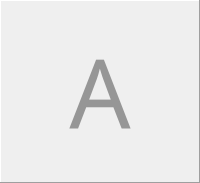
<?xml version="1.0" encoding="UTF-8"?>
<ui version="4.0">
 <class>DialogToolTip</class>
 <widget class="QDialog" name="DialogToolTip">
  <property name="geometry">
   <rect>
    <x>0</x>
    <y>0</y>
    <width>200</width>
    <height>183</height>
   </rect>
  </property>
  <property name="windowTitle">
   <string>Dialog</string>
  </property>
  <layout class="QGridLayout" name="gridLayout">
   <property name="margin">
    <number>0</number>
   </property>
   <property name="spacing">
    <number>0</number>
   </property>
   <item row="0" column="0">
    <widget class="QLabel" name="label">
     <property name="font">
      <font>
       <family>黑体</family>
       <pointsize>72</pointsize>
       <weight>50</weight>
       <italic>false</italic>
       <bold>false</bold>
      </font>
     </property>
     <property name="styleSheet">
      <string notr="true">font: 72pt &quot;黑体&quot;;
color: rgb(150, 150, 150);</string>
     </property>
     <property name="frameShape">
      <enum>QFrame::Panel</enum>
     </property>
     <property name="frameShadow">
      <enum>QFrame::Raised</enum>
     </property>
     <property name="text">
      <string>A</string>
     </property>
     <property name="alignment">
      <set>Qt::AlignCenter</set>
     </property>
    </widget>
   </item>
  </layout>
 </widget>
 <resources/>
 <connections/>
</ui>
